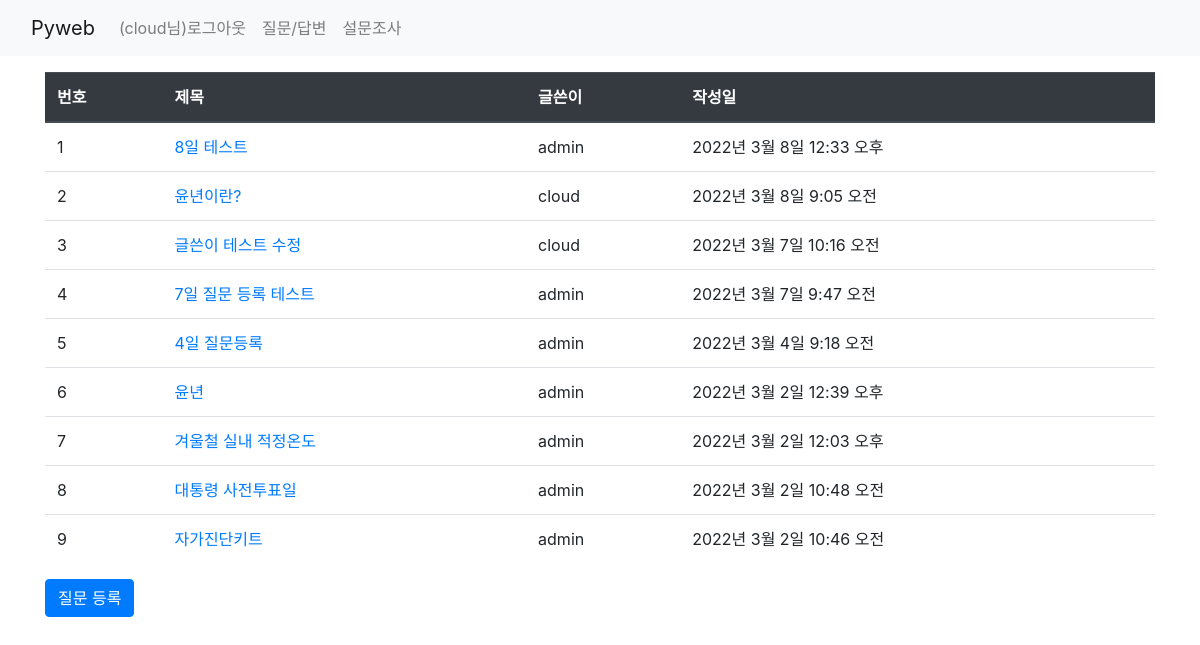
Page /board/boardlist/ (signed in) on the committed database.
### board/models.py (models this page shows, shortened)
class Question(models.Model):
    subject = models.CharField(max_length=200)
    content = models.TextField()
    create_date = models.DateTimeField()
    modify_date = models.DateTimeField(null=True, blank=True)  # null 허용, blank - 폼 데이터 null
    author = models.ForeignKey(User, on_delete=models.CASCADE)

### board/views.py (the view)
# urls.py: path('boardlist/', views.boardlist, name='boardlist'),
def boardlist(request):
    question_list = Question.objects.order_by('-create_date')  # '-' : 내림차순, '-pk'도 가능
    return render(request, 'board/question_list.html',
                  {'question_list': question_list})

### templates/board/question_list.html (shortened to what this page needs)
{% extends 'base.html' %}
{% block content %}
    <div class="container my-3">
        <table class="table">
            <thead class="thead-dark">
                <tr>
                    <th>번호</th><th>제목</th><th>글쓴이</th><th>작성일</th>
                </tr>
            </thead>
            <tbody>
                {% if question_list %}
                    {% for question in question_list %}
                    <tr>
                        <td>{{ forloop.counter }}</td>
                        <td><a href="{% url 'board:detail' question.id %}">{{ question.subject }}</a></td>
                        <td>{{ question.author }}</td>
                        <td>{{ question.create_date }}</td>
                    </tr>
                    {% endfor %}
                {% else %}
                    <p>질문이 없습니다.</p>
                {% endif %}
            </tbody>
        </table>
        <a class="btn btn-primary" href="{% url 'board:question_create' %}">질문 등록</a>
    </div>
{% endblock %}

### templates/navbar.html (shortened to what this page needs)
<nav class="navbar navbar-expand-lg navbar-light bg-light">
    <div class="container-fluid">
        <a class="navbar-brand" href="{% url 'board:index' %}">Pyweb</a>
        <div class="collapse navbar-collapse" id="navbarNav">
            <div class="navbar-nav">
                <li class="nav-item">
                    {% if user.is_authenticated %}
                        <a class="nav-link" href="{% url 'common:logout' %}">({{ user.username }}님)로그아웃</a>
                    {% else %}
                        <a class="nav-link" href="{% url 'common:login' %}">로그인</a>
                    {% endif %}
                </li>
                <li class="nav-item">
                    <a class="nav-link" href="{% url 'board:boardlist' %}">질문/답변</a>
                </li>
                <li class="nav-item">
                    <a class="nav-link" href="{% url 'polls:index' %}">설문조사</a>
                </li>
            </div>
        </div>
    </div>
</nav>

### rows in the picture
Question: subject "8일 테스트", author "admin", create_date "2022년 3월 8일 12:33 오후"
Question: subject "윤년이란?", author "cloud", create_date "2022년 3월 8일 9:05 오전"
Question: subject "글쓴이 테스트 수정", author "cloud", create_date "2022년 3월 7일 10:16 오전"
Question: subject "7일 질문 등록 테스트", author "admin", create_date "2022년 3월 7일 9:47 오전"
Question: subject "4일 질문등록", author "admin", create_date "2022년 3월 4일 9:18 오전"
Question: subject "윤년", author "admin", create_date "2022년 3월 2일 12:39 오후"
Question: subject "겨울철 실내 적정온도", author "admin", create_date "2022년 3월 2일 12:03 오후"
Question: subject "대통령 사전투표일", author "admin", create_date "2022년 3월 2일 10:48 오전"
Question: subject "자가진단키트", author "admin", create_date "2022년 3월 2일 10:46 오전"

### other values in the picture
{{ user.username }} "cloud"
